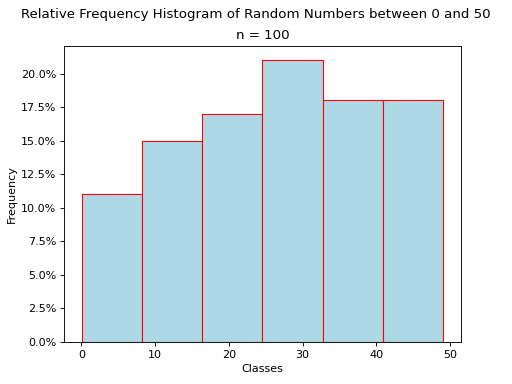

Write Python code to recreate this figure.
"""
Relative Frequency Histogram
============================
Grant Moore
-----------
Some Point In The Distant Past
******************************

This script will generate a histogram for a sample of random data.

.. note:: 

    This script is written to run in a `Continuous Integration Pipeline <https://about.gitlab.com/topics/ci-cd/>`_. It is used to render images for the `AP Stats Bishop Walsh website <https://bishopwalshmath.org>`_. In other words, it is running in an environment without a desktop. Read comments below for more information on running it on your computer. 
"""

##################################################################################
###                           IMPORT LIBRARIES                                 ###
##################################################################################

import matplotlib

## NOTE: How-To: Run This Script On Your Computer
#
#       To render the website, I have to use a "headless" backend to generate the images. 
#       If you want to run this script on your computer, comment out the following line 
#       with the "#" you see appended to each line of this comment:

matplotlib.use('agg')


import matplotlib.pyplot as plt
from matplotlib.ticker import PercentFormatter
import random as rand

##################################################################################
###                                SCRIPT                                      ###
##################################################################################

# Create New Figures and Axes
(fig, axs) = plt.subplots()

# Generate data
# NOTE: Range*(Random Number Between 0 and 1) will give us a dataset of samples 
#       between 0 and Range. In other words, the following command generates a list of 
#       length 100 where each element is a number between 0 and 50
data = [ 50*rand.random() for _ in range(100 ) ]

# NOTE: for the hist() function to plot percentages on the y-axis, each 
#       observation must be assigned a weight that represents what "proportion"
#       of the sample it is.
weights = [ 1/len(data) for _ in data ]

# Label Graph
plt.suptitle("Relative Frequency Histogram of Random Numbers between 0 and 50")
plt.title(f"n = {len(data)}")

# Label Axes
axs.set_xlabel("Classes")
axs.set_ylabel("Frequency")
# Tell the y-axis you want to scale it to percentages
axs.yaxis.set_major_formatter(PercentFormatter(1))

# Generate and output
axs.hist(data, bins=6, weights=weights, align='mid', color="lightblue", ec="red")
plt.show()
